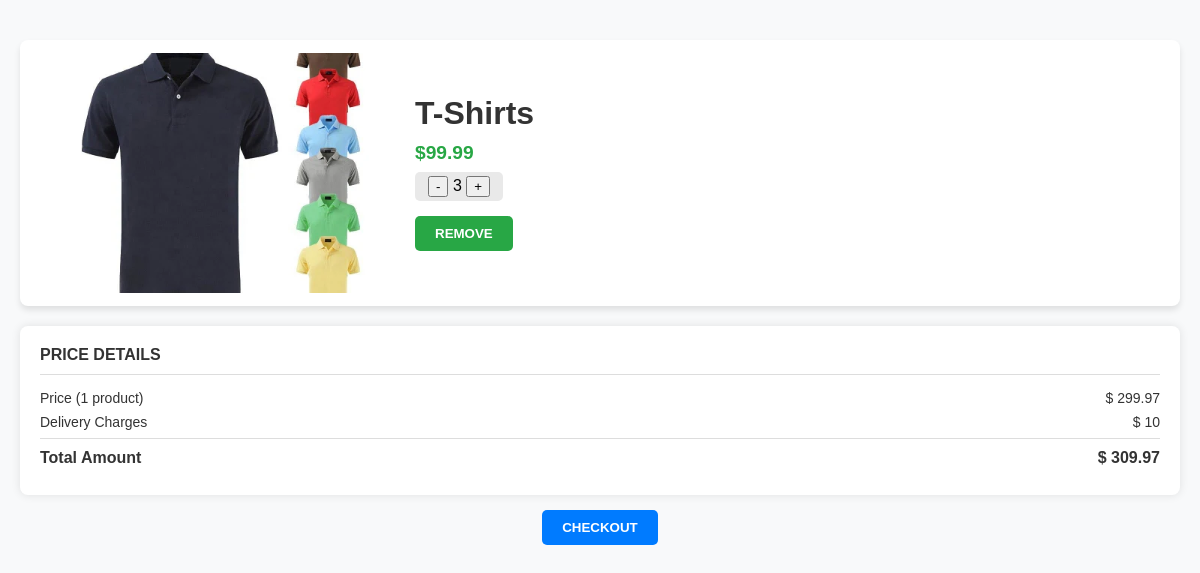
Page /cart (signed in) on the committed database.
### User/models.py (models this page shows)
class Products(models.Model):
    image = models.ImageField(upload_to='images/')
    product = models.CharField(max_length=30)
    price = models.FloatField()
    desc = models.CharField(max_length=300)
    categori = models.CharField(max_length=100)

### User/views.py (the view)
# urls.py: path('cart', UserCart),
def UserCart(request):
    userId = request.session.get('userId')
    if not userId:
        return redirect("/login")
    cart_items = Cart.objects.filter(userId_id=userId)
    cartData = []
    subtotal = 0
    delivery_charge = 10
    for item in cart_items:
        products = Products.objects.get(id=item.productId_id)
        item_subtotal = item.quantity * products.price
        subtotal += item_subtotal
        cartData.append({
            "id": products.id,
            "product": products.product,
            "price": products.price,
            "image": products.image,
            "quantity": item.quantity,
            "subtotal": item_subtotal
        })
    total_price = subtotal + delivery_charge
    return render(request, "cart.html", {"data": cartData, "subtotal": subtotal,"total_price": total_price})

### templates/cart.html (shortened to what this page needs)
<!DOCTYPE html>
<html lang="en">
{% load static %}
<head>
    <link rel="stylesheet" href="{% static 'css/addcart.css' %}">
    <link rel="stylesheet" href="{% static 'css/all.min.css' %}">
</head>
<body>
    <div class="container">
        {% for item in data %}
        <div class="product-card">
            <div class="product-image">
                <img src="media/{{item.image}}" >
            </div>
            <div class="product-info">
                <h3 class="product-title">{{item.product}}</h3>
                <p class="product-price"><b>${{item.price}}</b></p>
                <div class="product-quantity">
                    <a href="/addcart?id={{item.id}}&type=decre" class="btn"><button>-</button></a></button>
                    <span>{{item.quantity}}</span>
                    <a href="/addcart?id={{item.id}}&type=incre" class="btn"><button>+</button></a>
                </div>
                <div class="button-group">
                    <a href="/remove?id={{item.id}}"><button class="buy-now">Remove</button></a>
                </div>
            </div>
        </div>
        {% endfor %}
        <div class="price-details">
            <h3>PRICE DETAILS</h3>
            <div class="row"><span>Price ({{ data|length }} product)</span><span>$ {{ subtotal|floatformat:2 }}</span></div>
            <div class="row"><span>Delivery Charges</span><span>$ 10</span></div>
            <div class="row total"><span>Total Amount</span><span>$ {{ total_price|floatformat:2 }}</span></div>
        </div>
        <div class="checkout-but">
            <a href="/checkout"><button class="add-to-cart">Checkout</button></a>
        </div>
    </div>
</body>
</html>

### Static/css/addcart.css (style rules this page uses)
body { font-family: Arial, sans-serif; margin: 0; padding: 0; background-color: #f8f9fa; }
.container { max-width: 1200px; margin: 0 auto; padding: 20px; }
.product-card { display: flex; align-items: center; background: #fff; padding: 13px 55px; margin: 20px 0; box-shadow: 0 4px 6px rgba(0, 0, 0, 0.1); border-radius: 8px; }
.product-image { width: 300px; height: 240px; margin-right: 40px; }
.product-image img { width: 100%; height: 100%; border-radius: 5px; object-fit: cover; background-attachment: fixed; }
.product-info { flex: 1; }
.product-title { font-size: 2rem; margin: 0 0 10px; color: #333; }
.product-price { font-size: 1.2rem; margin: 0 0 8px; color: #28a745; }
.button-group { display: flex; gap: 10px; }
.add-to-cart, .buy-now { padding: 10px 20px; border: none; border-radius: 5px; cursor: pointer; text-transform: uppercase; font-weight: bold; text-align: center; align-items: center; }
.add-to-cart { background: #007bff; color: #fff; }
.buy-now { background: #28a745; color: #fff; }
.product-quantity { width: 80px; padding: 4px; border-radius: 5px; text-align: center; margin: 0px 0px 15px; background-color: rgb(233, 233, 233); }
.product-quantity a { text-decoration: none; }
.price-details { background: #fff; padding: 20px; border-radius: 8px; box-shadow: 0px 0px 10px rgba(0, 0, 0, 0.1); margin-bottom: 15px; }
.price-details h3 { margin: 0 0 15px; font-size: 16px; color: #333; border-bottom: 1px solid #ddd; padding-bottom: 10px; }
.row { display: flex; justify-content: space-between; margin: 8px 0; font-size: 14px; color: #333; }
.total { font-weight: bold; font-size: 16px; border-top: 1px solid #ddd; padding-top: 10px; }
.checkout-but { text-align: center; }

### rows in the picture
Products: image (picture), product "T-Shirts", price "99.99"

### other values in the picture
{{ item.quantity }} "3"
{{ data|length }} "1"
{{ subtotal|floatformat:2 }} "299.97"
{{ total_price|floatformat:2 }} "309.97"
